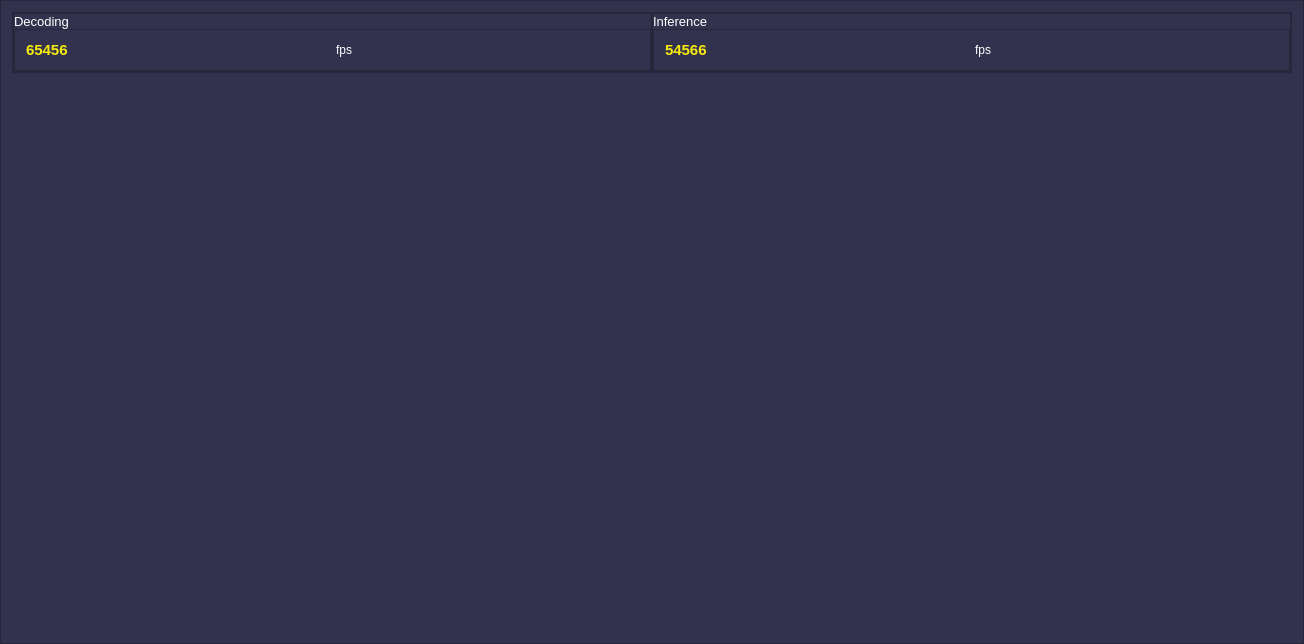
<?xml version="1.0" encoding="UTF-8"?>
<ui version="4.0">
 <class>HDDLDemo</class>
 <widget class="QMainWindow" name="HDDLDemo">
  <property name="geometry">
   <rect>
    <x>0</x>
    <y>0</y>
    <width>1304</width>
    <height>644</height>
   </rect>
  </property>
  <property name="windowTitle">
   <string>HDDLDemo</string>
  </property>
  <widget class="QWidget" name="centralWidget">
   <property name="styleSheet">
    <string notr="true">background-color: rgb(50, 50, 78);</string>
   </property>
   <layout class="QHBoxLayout" name="horizontalLayout" stretch="4,1">
    <property name="spacing">
     <number>4</number>
    </property>
    <property name="leftMargin">
     <number>0</number>
    </property>
    <property name="topMargin">
     <number>0</number>
    </property>
    <property name="rightMargin">
     <number>0</number>
    </property>
    <property name="bottomMargin">
     <number>0</number>
    </property>
    <item>
     <layout class="QVBoxLayout" name="verticalLayout" stretch="0">
      <property name="spacing">
       <number>3</number>
      </property>
      <item>
       <layout class="QGridLayout" name="grid_layout">
        <property name="sizeConstraint">
         <enum>QLayout::SetMaximumSize</enum>
        </property>
        <property name="spacing">
         <number>4</number>
        </property>
       </layout>
      </item>
     </layout>
    </item>
    <item>
     <widget class="QFrame" name="frame">
      <property name="frameShape">
       <enum>QFrame::StyledPanel</enum>
      </property>
      <property name="frameShadow">
       <enum>QFrame::Raised</enum>
      </property>
      <layout class="QVBoxLayout" name="verticalLayout_11">
       <item>
        <widget class="QFrame" name="frame_statistic">
         <property name="frameShape">
          <enum>QFrame::StyledPanel</enum>
         </property>
         <property name="frameShadow">
          <enum>QFrame::Raised</enum>
         </property>
         <layout class="QHBoxLayout" name="horizontalLayout_10">
          <property name="spacing">
           <number>0</number>
          </property>
          <property name="leftMargin">
           <number>0</number>
          </property>
          <property name="topMargin">
           <number>0</number>
          </property>
          <property name="rightMargin">
           <number>0</number>
          </property>
          <property name="bottomMargin">
           <number>0</number>
          </property>
          <item>
           <widget class="QFrame" name="frame_8">
            <property name="frameShape">
             <enum>QFrame::StyledPanel</enum>
            </property>
            <property name="frameShadow">
             <enum>QFrame::Raised</enum>
            </property>
            <layout class="QVBoxLayout" name="verticalLayout_12">
             <property name="spacing">
              <number>0</number>
             </property>
             <property name="leftMargin">
              <number>0</number>
             </property>
             <property name="topMargin">
              <number>0</number>
             </property>
             <property name="rightMargin">
              <number>0</number>
             </property>
             <property name="bottomMargin">
              <number>0</number>
             </property>
             <item>
              <widget class="QLabel" name="label_18">
               <property name="font">
                <font>
                 <pointsize>10</pointsize>
                </font>
               </property>
               <property name="styleSheet">
                <string notr="true">color: rgb(255, 255, 255);</string>
               </property>
               <property name="text">
                <string>Decoding</string>
               </property>
              </widget>
             </item>
             <item>
              <widget class="QFrame" name="frame_10">
               <property name="frameShape">
                <enum>QFrame::StyledPanel</enum>
               </property>
               <property name="frameShadow">
                <enum>QFrame::Raised</enum>
               </property>
               <layout class="QHBoxLayout" name="horizontalLayout_11">
                <item>
                 <widget class="QLabel" name="label_decode_fps">
                  <property name="font">
                   <font>
                    <pointsize>11</pointsize>
                    <weight>75</weight>
                    <bold>true</bold>
                   </font>
                  </property>
                  <property name="styleSheet">
                   <string notr="true">color: rgb(247, 235, 12);</string>
                  </property>
                  <property name="text">
                   <string>65456</string>
                  </property>
                 </widget>
                </item>
                <item>
                 <widget class="QLabel" name="label_20">
                  <property name="styleSheet">
                   <string notr="true">color: rgb(255, 255, 255);</string>
                  </property>
                  <property name="text">
                   <string>fps</string>
                  </property>
                 </widget>
                </item>
               </layout>
              </widget>
             </item>
            </layout>
           </widget>
          </item>
          <item>
           <widget class="QFrame" name="frame_9">
            <property name="frameShape">
             <enum>QFrame::StyledPanel</enum>
            </property>
            <property name="frameShadow">
             <enum>QFrame::Raised</enum>
            </property>
            <layout class="QVBoxLayout" name="verticalLayout_13">
             <property name="spacing">
              <number>0</number>
             </property>
             <property name="leftMargin">
              <number>0</number>
             </property>
             <property name="topMargin">
              <number>0</number>
             </property>
             <property name="rightMargin">
              <number>0</number>
             </property>
             <property name="bottomMargin">
              <number>0</number>
             </property>
             <item>
              <widget class="QLabel" name="label_17">
               <property name="font">
                <font>
                 <pointsize>10</pointsize>
                </font>
               </property>
               <property name="styleSheet">
                <string notr="true">color: rgb(255, 255, 255);</string>
               </property>
               <property name="text">
                <string>Inference</string>
               </property>
              </widget>
             </item>
             <item>
              <widget class="QFrame" name="frame_11">
               <property name="frameShape">
                <enum>QFrame::StyledPanel</enum>
               </property>
               <property name="frameShadow">
                <enum>QFrame::Raised</enum>
               </property>
               <layout class="QHBoxLayout" name="horizontalLayout_12">
                <item>
                 <widget class="QLabel" name="label_inference_fps">
                  <property name="font">
                   <font>
                    <pointsize>11</pointsize>
                    <weight>75</weight>
                    <bold>true</bold>
                   </font>
                  </property>
                  <property name="styleSheet">
                   <string notr="true">color: rgb(247, 235, 12);</string>
                  </property>
                  <property name="text">
                   <string>54566</string>
                  </property>
                 </widget>
                </item>
                <item>
                 <widget class="QLabel" name="label_21">
                  <property name="styleSheet">
                   <string notr="true">color: rgb(255, 255, 255);</string>
                  </property>
                  <property name="text">
                   <string>fps</string>
                  </property>
                 </widget>
                </item>
               </layout>
              </widget>
             </item>
            </layout>
           </widget>
          </item>
         </layout>
        </widget>
       </item>
       <item>
        <widget class="QFrame" name="frame_display">
         <property name="frameShape">
          <enum>QFrame::StyledPanel</enum>
         </property>
         <property name="frameShadow">
          <enum>QFrame::Raised</enum>
         </property>
        </widget>
       </item>
       <item>
        <spacer name="verticalSpacer">
         <property name="orientation">
          <enum>Qt::Vertical</enum>
         </property>
         <property name="sizeHint" stdset="0">
          <size>
           <width>20</width>
           <height>40</height>
          </size>
         </property>
        </spacer>
       </item>
      </layout>
     </widget>
    </item>
   </layout>
  </widget>
 </widget>
 <layoutdefault spacing="6" margin="11"/>
 <resources/>
 <connections/>
</ui>
